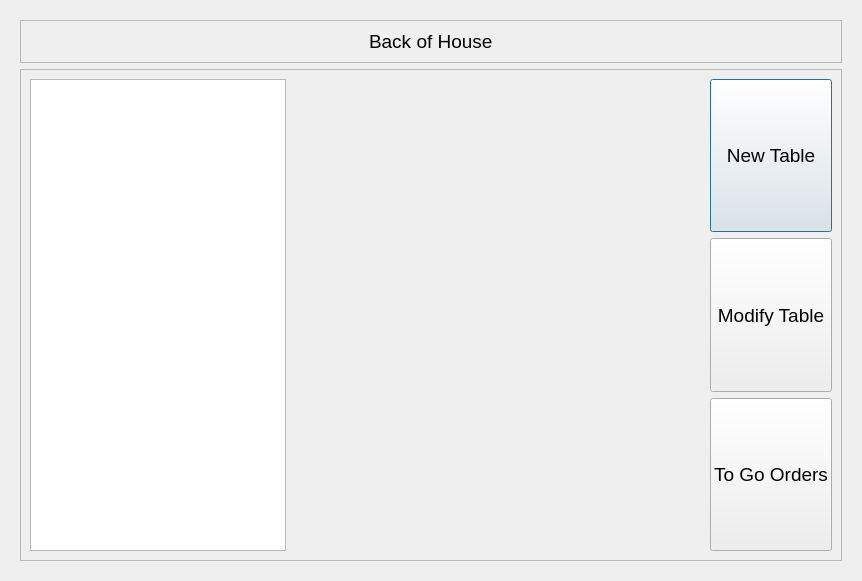
<?xml version="1.0" encoding="UTF-8"?>
<ui version="4.0">
 <class>MainDialog</class>
 <widget class="QDialog" name="MainDialog">
  <property name="geometry">
   <rect>
    <x>0</x>
    <y>0</y>
    <width>862</width>
    <height>581</height>
   </rect>
  </property>
  <property name="font">
   <font>
    <pointsize>14</pointsize>
   </font>
  </property>
  <property name="windowTitle">
   <string>Point of Sales System</string>
  </property>
  <layout class="QVBoxLayout" name="verticalLayout">
   <item>
    <widget class="QStackedWidget" name="stackedWidget">
     <property name="font">
      <font>
       <pointsize>14</pointsize>
      </font>
     </property>
     <property name="currentIndex">
      <number>0</number>
     </property>
     <widget class="QWidget" name="user_select">
      <layout class="QVBoxLayout" name="verticalLayout_4">
       <item>
        <widget class="QFrame" name="frame">
         <property name="frameShape">
          <enum>QFrame::StyledPanel</enum>
         </property>
         <property name="frameShadow">
          <enum>QFrame::Raised</enum>
         </property>
         <layout class="QVBoxLayout" name="verticalLayout_2">
          <item alignment="Qt::AlignHCenter">
           <widget class="QLabel" name="label">
            <property name="text">
             <string>Back of House</string>
            </property>
           </widget>
          </item>
         </layout>
        </widget>
       </item>
       <item>
        <widget class="QFrame" name="frame_2">
         <property name="frameShape">
          <enum>QFrame::StyledPanel</enum>
         </property>
         <property name="frameShadow">
          <enum>QFrame::Raised</enum>
         </property>
         <layout class="QHBoxLayout" name="horizontalLayout">
          <item>
           <widget class="QListWidget" name="listWidget">
            <property name="sizePolicy">
             <sizepolicy hsizetype="Minimum" vsizetype="Expanding">
              <horstretch>0</horstretch>
              <verstretch>0</verstretch>
             </sizepolicy>
            </property>
           </widget>
          </item>
          <item>
           <spacer name="horizontalSpacer">
            <property name="orientation">
             <enum>Qt::Horizontal</enum>
            </property>
            <property name="sizeType">
             <enum>QSizePolicy::MinimumExpanding</enum>
            </property>
            <property name="sizeHint" stdset="0">
             <size>
              <width>40</width>
              <height>20</height>
             </size>
            </property>
           </spacer>
          </item>
          <item>
           <layout class="QVBoxLayout" name="verticalLayout_3">
            <property name="sizeConstraint">
             <enum>QLayout::SetDefaultConstraint</enum>
            </property>
            <item>
             <widget class="QPushButton" name="New_Table_btn">
              <property name="sizePolicy">
               <sizepolicy hsizetype="Minimum" vsizetype="Minimum">
                <horstretch>0</horstretch>
                <verstretch>0</verstretch>
               </sizepolicy>
              </property>
              <property name="text">
               <string>New Table</string>
              </property>
             </widget>
            </item>
            <item>
             <widget class="QPushButton" name="mod_tbl_btn">
              <property name="sizePolicy">
               <sizepolicy hsizetype="Minimum" vsizetype="Minimum">
                <horstretch>0</horstretch>
                <verstretch>0</verstretch>
               </sizepolicy>
              </property>
              <property name="text">
               <string>Modify Table</string>
              </property>
             </widget>
            </item>
            <item>
             <widget class="QPushButton" name="pushButton_3">
              <property name="sizePolicy">
               <sizepolicy hsizetype="Minimum" vsizetype="Minimum">
                <horstretch>0</horstretch>
                <verstretch>0</verstretch>
               </sizepolicy>
              </property>
              <property name="text">
               <string>To Go Orders</string>
              </property>
             </widget>
            </item>
           </layout>
          </item>
         </layout>
        </widget>
       </item>
      </layout>
     </widget>
     <widget class="QWidget" name="login">
      <property name="sizePolicy">
       <sizepolicy hsizetype="Preferred" vsizetype="Preferred">
        <horstretch>0</horstretch>
        <verstretch>0</verstretch>
       </sizepolicy>
      </property>
      <layout class="QVBoxLayout" name="verticalLayout_7">
       <item>
        <widget class="QFrame" name="frame_3">
         <property name="frameShape">
          <enum>QFrame::StyledPanel</enum>
         </property>
         <property name="frameShadow">
          <enum>QFrame::Raised</enum>
         </property>
         <layout class="QHBoxLayout" name="horizontalLayout_2">
          <item alignment="Qt::AlignHCenter">
           <widget class="QLabel" name="label_2">
            <property name="text">
             <string>Back of House</string>
            </property>
           </widget>
          </item>
         </layout>
        </widget>
       </item>
       <item>
        <spacer name="verticalSpacer_2">
         <property name="orientation">
          <enum>Qt::Vertical</enum>
         </property>
         <property name="sizeType">
          <enum>QSizePolicy::Preferred</enum>
         </property>
         <property name="sizeHint" stdset="0">
          <size>
           <width>20</width>
           <height>160</height>
          </size>
         </property>
        </spacer>
       </item>
       <item>
        <widget class="QFrame" name="frame_4">
         <property name="sizePolicy">
          <sizepolicy hsizetype="Preferred" vsizetype="Preferred">
           <horstretch>0</horstretch>
           <verstretch>0</verstretch>
          </sizepolicy>
         </property>
         <property name="frameShape">
          <enum>QFrame::StyledPanel</enum>
         </property>
         <property name="frameShadow">
          <enum>QFrame::Raised</enum>
         </property>
         <layout class="QHBoxLayout" name="horizontalLayout_3">
          <item>
           <layout class="QVBoxLayout" name="verticalLayout_5" stretch="1,4">
            <item>
             <widget class="QLineEdit" name="lineEdit">
              <property name="sizePolicy">
               <sizepolicy hsizetype="Preferred" vsizetype="Minimum">
                <horstretch>0</horstretch>
                <verstretch>40</verstretch>
               </sizepolicy>
              </property>
              <property name="font">
               <font>
                <pointsize>18</pointsize>
               </font>
              </property>
             </widget>
            </item>
            <item>
             <layout class="QGridLayout" name="gridLayout">
              <item row="0" column="2">
               <widget class="QPushButton" name="nine_btn">
                <property name="sizePolicy">
                 <sizepolicy hsizetype="MinimumExpanding" vsizetype="MinimumExpanding">
                  <horstretch>0</horstretch>
                  <verstretch>0</verstretch>
                 </sizepolicy>
                </property>
                <property name="font">
                 <font>
                  <pointsize>18</pointsize>
                 </font>
                </property>
                <property name="text">
                 <string>9</string>
                </property>
               </widget>
              </item>
              <item row="1" column="0">
               <widget class="QPushButton" name="four_btn">
                <property name="sizePolicy">
                 <sizepolicy hsizetype="MinimumExpanding" vsizetype="MinimumExpanding">
                  <horstretch>0</horstretch>
                  <verstretch>0</verstretch>
                 </sizepolicy>
                </property>
                <property name="font">
                 <font>
                  <pointsize>18</pointsize>
                 </font>
                </property>
                <property name="text">
                 <string>4</string>
                </property>
               </widget>
              </item>
              <item row="1" column="1">
               <widget class="QPushButton" name="five_btn">
                <property name="sizePolicy">
                 <sizepolicy hsizetype="MinimumExpanding" vsizetype="MinimumExpanding">
                  <horstretch>0</horstretch>
                  <verstretch>0</verstretch>
                 </sizepolicy>
                </property>
                <property name="font">
                 <font>
                  <pointsize>18</pointsize>
                 </font>
                </property>
                <property name="text">
                 <string>5</string>
                </property>
               </widget>
              </item>
              <item row="1" column="2">
               <widget class="QPushButton" name="six_btn">
                <property name="sizePolicy">
                 <sizepolicy hsizetype="MinimumExpanding" vsizetype="MinimumExpanding">
                  <horstretch>0</horstretch>
                  <verstretch>0</verstretch>
                 </sizepolicy>
                </property>
                <property name="font">
                 <font>
                  <pointsize>18</pointsize>
                 </font>
                </property>
                <property name="text">
                 <string>6</string>
                </property>
               </widget>
              </item>
              <item row="2" column="1">
               <widget class="QPushButton" name="two_btn">
                <property name="sizePolicy">
                 <sizepolicy hsizetype="MinimumExpanding" vsizetype="MinimumExpanding">
                  <horstretch>0</horstretch>
                  <verstretch>0</verstretch>
                 </sizepolicy>
                </property>
                <property name="font">
                 <font>
                  <pointsize>18</pointsize>
                 </font>
                </property>
                <property name="text">
                 <string>2</string>
                </property>
               </widget>
              </item>
              <item row="2" column="2">
               <widget class="QPushButton" name="three_btn">
                <property name="sizePolicy">
                 <sizepolicy hsizetype="MinimumExpanding" vsizetype="MinimumExpanding">
                  <horstretch>0</horstretch>
                  <verstretch>0</verstretch>
                 </sizepolicy>
                </property>
                <property name="font">
                 <font>
                  <pointsize>18</pointsize>
                 </font>
                </property>
                <property name="text">
                 <string>3</string>
                </property>
               </widget>
              </item>
              <item row="3" column="0">
               <widget class="QPushButton" name="clear_btn">
                <property name="sizePolicy">
                 <sizepolicy hsizetype="MinimumExpanding" vsizetype="MinimumExpanding">
                  <horstretch>0</horstretch>
                  <verstretch>0</verstretch>
                 </sizepolicy>
                </property>
                <property name="font">
                 <font>
                  <pointsize>18</pointsize>
                 </font>
                </property>
                <property name="text">
                 <string>Clear</string>
                </property>
               </widget>
              </item>
              <item row="3" column="1">
               <widget class="QPushButton" name="zero_btn">
                <property name="sizePolicy">
                 <sizepolicy hsizetype="MinimumExpanding" vsizetype="MinimumExpanding">
                  <horstretch>0</horstretch>
                  <verstretch>0</verstretch>
                 </sizepolicy>
                </property>
                <property name="font">
                 <font>
                  <pointsize>18</pointsize>
                 </font>
                </property>
                <property name="text">
                 <string>0</string>
                </property>
               </widget>
              </item>
              <item row="3" column="2">
               <widget class="QPushButton" name="enter_btn">
                <property name="sizePolicy">
                 <sizepolicy hsizetype="MinimumExpanding" vsizetype="MinimumExpanding">
                  <horstretch>0</horstretch>
                  <verstretch>0</verstretch>
                 </sizepolicy>
                </property>
                <property name="font">
                 <font>
                  <pointsize>18</pointsize>
                 </font>
                </property>
                <property name="text">
                 <string>Enter</string>
                </property>
               </widget>
              </item>
              <item row="2" column="0">
               <widget class="QPushButton" name="one_btn">
                <property name="sizePolicy">
                 <sizepolicy hsizetype="MinimumExpanding" vsizetype="MinimumExpanding">
                  <horstretch>0</horstretch>
                  <verstretch>0</verstretch>
                 </sizepolicy>
                </property>
                <property name="font">
                 <font>
                  <pointsize>18</pointsize>
                 </font>
                </property>
                <property name="text">
                 <string>1</string>
                </property>
               </widget>
              </item>
              <item row="0" column="0">
               <widget class="QPushButton" name="seven_btn">
                <property name="sizePolicy">
                 <sizepolicy hsizetype="MinimumExpanding" vsizetype="MinimumExpanding">
                  <horstretch>0</horstretch>
                  <verstretch>0</verstretch>
                 </sizepolicy>
                </property>
                <property name="font">
                 <font>
                  <pointsize>18</pointsize>
                 </font>
                </property>
                <property name="text">
                 <string>7</string>
                </property>
               </widget>
              </item>
              <item row="0" column="1">
               <widget class="QPushButton" name="eight_btn">
                <property name="sizePolicy">
                 <sizepolicy hsizetype="MinimumExpanding" vsizetype="MinimumExpanding">
                  <horstretch>0</horstretch>
                  <verstretch>0</verstretch>
                 </sizepolicy>
                </property>
                <property name="font">
                 <font>
                  <pointsize>18</pointsize>
                 </font>
                </property>
                <property name="text">
                 <string>8</string>
                </property>
               </widget>
              </item>
              <item row="4" column="1">
               <widget class="QPushButton" name="Cancel_btn">
                <property name="sizePolicy">
                 <sizepolicy hsizetype="Minimum" vsizetype="MinimumExpanding">
                  <horstretch>0</horstretch>
                  <verstretch>0</verstretch>
                 </sizepolicy>
                </property>
                <property name="font">
                 <font>
                  <pointsize>18</pointsize>
                 </font>
                </property>
                <property name="text">
                 <string>Cancel</string>
                </property>
               </widget>
              </item>
             </layout>
            </item>
           </layout>
          </item>
         </layout>
        </widget>
       </item>
      </layout>
     </widget>
     <widget class="QWidget" name="order">
      <layout class="QVBoxLayout" name="verticalLayout_6">
       <item>
        <widget class="QFrame" name="frame_5">
         <property name="frameShape">
          <enum>QFrame::StyledPanel</enum>
         </property>
         <property name="frameShadow">
          <enum>QFrame::Raised</enum>
         </property>
         <layout class="QHBoxLayout" name="horizontalLayout_4">
          <item alignment="Qt::AlignHCenter">
           <widget class="QLabel" name="label_3">
            <property name="text">
             <string>Back of House</string>
            </property>
           </widget>
          </item>
         </layout>
        </widget>
       </item>
       <item>
        <widget class="QFrame" name="frame_6">
         <property name="frameShape">
          <enum>QFrame::StyledPanel</enum>
         </property>
         <property name="frameShadow">
          <enum>QFrame::Raised</enum>
         </property>
         <layout class="QHBoxLayout" name="horizontalLayout_5" stretch="2,1,3">
          <item>
           <widget class="QListWidget" name="listWidget_2"/>
          </item>
          <item>
           <layout class="QVBoxLayout" name="verticalLayout_9">
            <item>
             <layout class="QVBoxLayout" name="verticalLayout_8">
              <item>
               <widget class="QPushButton" name="App_menu">
                <property name="text">
                 <string>Appetizers</string>
                </property>
               </widget>
              </item>
              <item>
               <widget class="QPushButton" name="Ent_menu">
                <property name="text">
                 <string>Entrees</string>
                </property>
               </widget>
              </item>
              <item>
               <widget class="QPushButton" name="Drk_menu">
                <property name="text">
                 <string>Drinks</string>
                </property>
               </widget>
              </item>
              <item>
               <widget class="QPushButton" name="Des_menu">
                <property name="text">
                 <string>Desserts</string>
                </property>
               </widget>
              </item>
             </layout>
            </item>
            <item>
             <spacer name="verticalSpacer">
              <property name="orientation">
               <enum>Qt::Vertical</enum>
              </property>
              <property name="sizeHint" stdset="0">
               <size>
                <width>20</width>
                <height>40</height>
               </size>
              </property>
             </spacer>
            </item>
           </layout>
          </item>
          <item>
           <widget class="QStackedWidget" name="stackedWidget_2">
            <property name="currentIndex">
             <number>3</number>
            </property>
            <widget class="QWidget" name="Appetizers">
             <layout class="QVBoxLayout" name="verticalLayout_10" stretch="1,9">
              <item>
               <widget class="QFrame" name="frame_7">
                <property name="frameShape">
                 <enum>QFrame::StyledPanel</enum>
                </property>
                <property name="frameShadow">
                 <enum>QFrame::Raised</enum>
                </property>
                <layout class="QHBoxLayout" name="horizontalLayout_6">
                 <item alignment="Qt::AlignHCenter">
                  <widget class="QLabel" name="App_lbl">
                   <property name="text">
                    <string>Appetizers</string>
                   </property>
                  </widget>
                 </item>
                </layout>
               </widget>
              </item>
              <item>
               <widget class="QFrame" name="frame_8">
                <property name="minimumSize">
                 <size>
                  <width>0</width>
                  <height>52</height>
                 </size>
                </property>
                <property name="maximumSize">
                 <size>
                  <width>379</width>
                  <height>408</height>
                 </size>
                </property>
                <property name="frameShape">
                 <enum>QFrame::StyledPanel</enum>
                </property>
                <property name="frameShadow">
                 <enum>QFrame::Raised</enum>
                </property>
                <layout class="QGridLayout" name="gridLayout_2">
                 <item row="0" column="1">
                  <widget class="QPushButton" name="Guacamole_btn">
                   <property name="text">
                    <string>Guacamole</string>
                   </property>
                  </widget>
                 </item>
                 <item row="0" column="2">
                  <widget class="QPushButton" name="Toastadas_btn">
                   <property name="text">
                    <string>Toastadas</string>
                   </property>
                  </widget>
                 </item>
                 <item row="0" column="0">
                  <widget class="QPushButton" name="Chips_btn">
                   <property name="text">
                    <string>Chips</string>
                   </property>
                  </widget>
                 </item>
                </layout>
               </widget>
              </item>
             </layout>
            </widget>
            <widget class="QWidget" name="Entrees">
             <layout class="QVBoxLayout" name="verticalLayout_13" stretch="1,9">
              <item>
               <widget class="QFrame" name="frame_9">
                <property name="frameShape">
                 <enum>QFrame::StyledPanel</enum>
                </property>
                <property name="frameShadow">
                 <enum>QFrame::Raised</enum>
                </property>
                <layout class="QHBoxLayout" name="horizontalLayout_8">
                 <item alignment="Qt::AlignHCenter">
                  <widget class="QLabel" name="Ent_lbl">
                   <property name="text">
                    <string>Entrees</string>
                   </property>
                  </widget>
                 </item>
                </layout>
               </widget>
              </item>
              <item>
               <widget class="QFrame" name="frame_10">
                <property name="frameShape">
                 <enum>QFrame::StyledPanel</enum>
                </property>
                <property name="frameShadow">
                 <enum>QFrame::Raised</enum>
                </property>
                <layout class="QGridLayout" name="gridLayout_3">
                 <item row="0" column="1">
                  <widget class="QPushButton" name="Burrito_btn">
                   <property name="text">
                    <string>Burrito</string>
                   </property>
                  </widget>
                 </item>
                 <item row="0" column="0">
                  <widget class="QPushButton" name="Tacos_btn">
                   <property name="text">
                    <string>Tacos</string>
                   </property>
                  </widget>
                 </item>
                 <item row="0" column="2">
                  <widget class="QPushButton" name="Salad_btn">
                   <property name="text">
                    <string>Salad</string>
                   </property>
                  </widget>
                 </item>
                </layout>
               </widget>
              </item>
             </layout>
            </widget>
            <widget class="QWidget" name="Drinks">
             <layout class="QVBoxLayout" name="verticalLayout_16" stretch="1,9">
              <item>
               <widget class="QFrame" name="frame_11">
                <property name="frameShape">
                 <enum>QFrame::StyledPanel</enum>
                </property>
                <property name="frameShadow">
                 <enum>QFrame::Raised</enum>
                </property>
                <layout class="QHBoxLayout" name="horizontalLayout_10">
                 <item alignment="Qt::AlignHCenter">
                  <widget class="QLabel" name="Drk_lbl">
                   <property name="text">
                    <string>Drinks</string>
                   </property>
                  </widget>
                 </item>
                </layout>
               </widget>
              </item>
              <item>
               <widget class="QFrame" name="frame_12">
                <property name="frameShape">
                 <enum>QFrame::StyledPanel</enum>
                </property>
                <property name="frameShadow">
                 <enum>QFrame::Raised</enum>
                </property>
                <layout class="QGridLayout" name="gridLayout_4">
                 <item row="0" column="0">
                  <widget class="QPushButton" name="Horchata_btn">
                   <property name="text">
                    <string>Horchata</string>
                   </property>
                  </widget>
                 </item>
                 <item row="0" column="1">
                  <widget class="QPushButton" name="Cerveza_btn">
                   <property name="text">
                    <string>Cerveza</string>
                   </property>
                  </widget>
                 </item>
                 <item row="0" column="2">
                  <widget class="QPushButton" name="Jarritos_btn">
                   <property name="text">
                    <string>Jarritos</string>
                   </property>
                  </widget>
                 </item>
                </layout>
               </widget>
              </item>
             </layout>
            </widget>
            <widget class="QWidget" name="Desserts">
             <layout class="QVBoxLayout" name="verticalLayout_19" stretch="1,9">
              <item>
               <widget class="QFrame" name="frame_14">
                <property name="frameShape">
                 <enum>QFrame::StyledPanel</enum>
                </property>
                <property name="frameShadow">
                 <enum>QFrame::Raised</enum>
                </property>
                <layout class="QHBoxLayout" name="horizontalLayout_13">
                 <item alignment="Qt::AlignHCenter">
                  <widget class="QLabel" name="Des_lbl">
                   <property name="text">
                    <string>Desserts</string>
                   </property>
                  </widget>
                 </item>
                </layout>
               </widget>
              </item>
              <item>
               <widget class="QFrame" name="frame_13">
                <property name="frameShape">
                 <enum>QFrame::StyledPanel</enum>
                </property>
                <property name="frameShadow">
                 <enum>QFrame::Raised</enum>
                </property>
                <layout class="QGridLayout" name="gridLayout_5" columnstretch="1,1" rowminimumheight="0" columnminimumwidth="1,1">
                 <item row="0" column="0">
                  <widget class="QPushButton" name="Churro_btn">
                   <property name="text">
                    <string>Churro</string>
                   </property>
                  </widget>
                 </item>
                 <item row="0" column="1">
                  <widget class="QPushButton" name="Flan_btn">
                   <property name="text">
                    <string>Flan</string>
                   </property>
                  </widget>
                 </item>
                </layout>
               </widget>
              </item>
             </layout>
            </widget>
           </widget>
          </item>
         </layout>
        </widget>
       </item>
      </layout>
     </widget>
    </widget>
   </item>
  </layout>
 </widget>
 <resources/>
 <connections/>
</ui>
